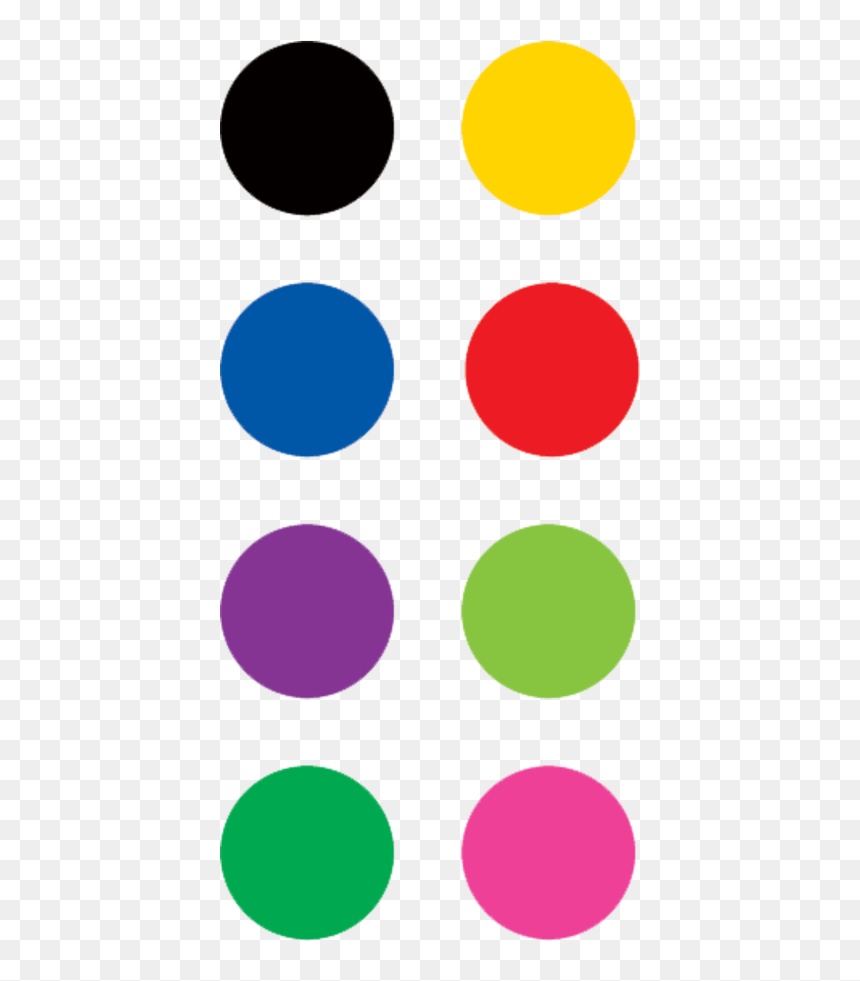
#> input picture images/circles4.png, 860 x 981 px
$ python HoughCirles.py
#> lines starting #> are read from the running program, lines starting #| are printed output that depends on the picture; after the words box and inside, x2 and y2 are one past the last pixel; in counts of white or black regions, pixels touching at a corner belong together
# Circle Detection - Hough circles
#
# **cv2.HoughCircles**(image, method, dp, MinDist, param1, param2, minRadius, MaxRadius)
#
#
# - Method - currently only cv2.HOUGH_GRADIENT available - dp - Inverse ratio of accumulator resolution - MinDist -
# the minimum distance between the center of detected circles - param1 - Gradient value used in the edge detection -
# param2 - Accumulator threshold for the HOUGH_GRADIENT method (lower allows more circles to be detected (false
# positives)) - minRadius - limits the smallest circle to this size (via radius)
# - MaxRadius - similarly sets the limit for the largest circles
import cv2
import cv2 as cv
import numpy as np

image = cv.imread("images/circles4.png")
#> image is the input picture: shape (981, 860, 3); mean B, G, R 209.3, 213.9, 219.3
black = cv.cvtColor(image, cv.COLOR_BGR2GRAY)
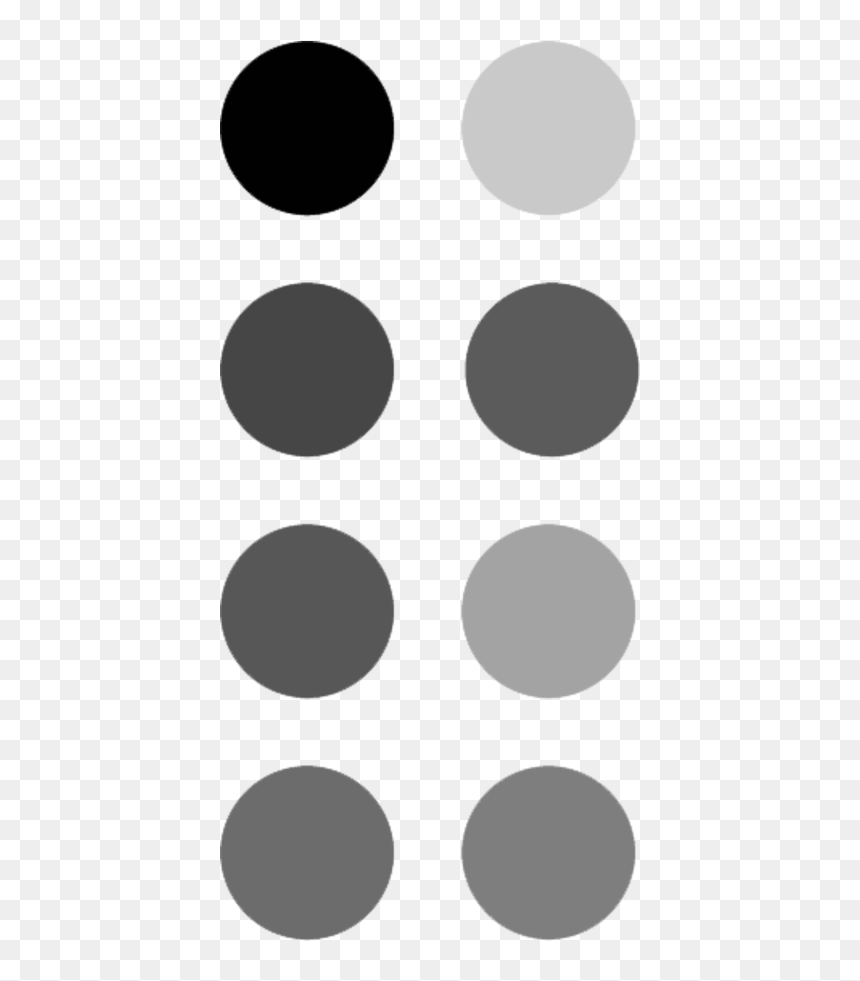
#> black: shape (981, 860); min 1, max 255, mean 215
k_size = 7  # this number has to be odd and less than 5
canny = cv.GaussianBlur(black, (k_size, k_size), 0)

# get the circles
circles = cv.HoughCircles(image=canny, method=cv.HOUGH_GRADIENT, dp=1.5, minDist=10, param1=100, param2=100,
                          minRadius=25)
#> circles = [[306.8, 611.2, 87.1], [306.8, 369.8, 87.25], [551.2, 369.8, 87.25], [548.2, 126.8, 86.5], [306.8, 126.8, 86.05], [548.2, 609.8, 86.05], [546.8, 852.8, 86.05], [308.2, 852.8, 88.15]]

circles = np.uint16(np.around(circles))
#> circles = [[307, 611, 87], [307, 370, 87], [551, 370, 87], [548, 127, 86], [307, 127, 86], [548, 610, 86], [547, 853, 86], [308, 853, 88]]
print("number of circles found =", len(circles[0]))
#| number of circles found = 8

for circle in circles[0, :]:
    cx = circle[0]
    cy = circle[1]
    radius = circle[2]
    cv2.circle(image, (cx, cy), 2, (255, 0, 100), 5)
    cv2.circle(image, (circle[0], circle[1]), circle[2], 255, 2)
    print("Radius = ", radius)
#> this loop made 8 passes
#| Radius =  87
#| Radius =  87
#| Radius =  87
#| Radius =  86
#| Radius =  86
#| Radius =  86
#| Radius =  86
#| Radius =  88
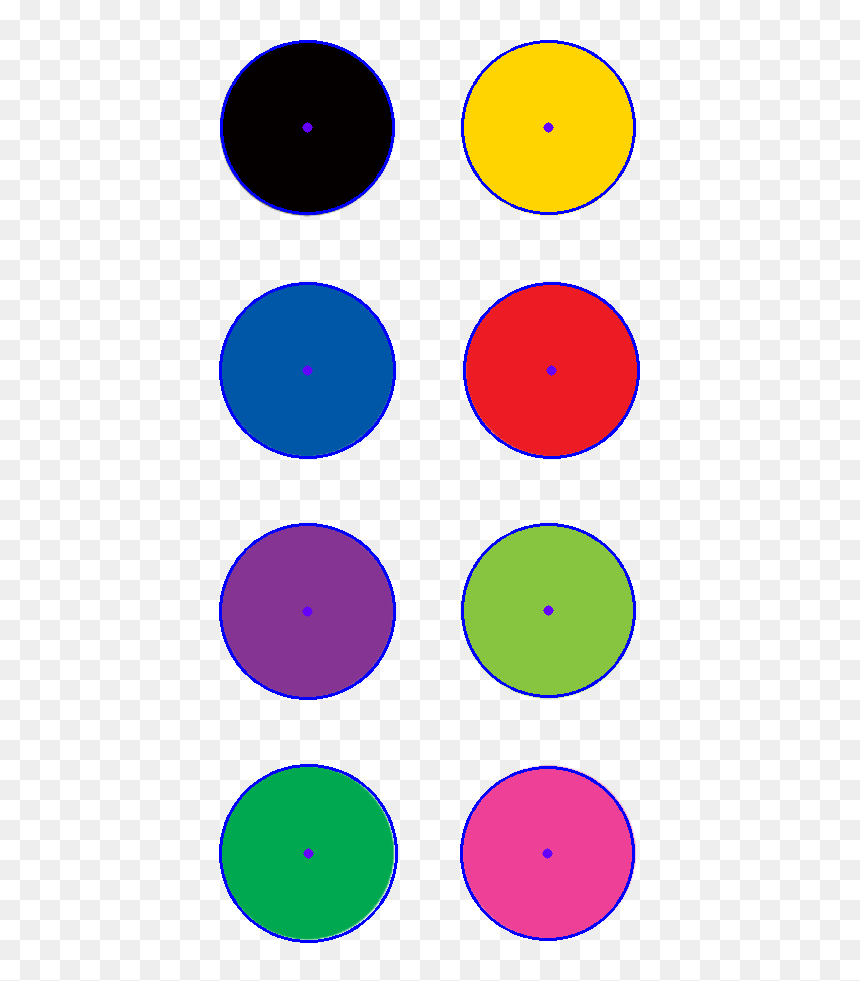
#> image: shape (981, 860, 3); 1.61% of pixels changed, all inside (x1, y1, x2, y2) = (219, 40, 640, 943)

cv2.imshow("Circles Image", image)
cv2.waitKey(0)
cv2.destroyAllWindows()

$ run again, with images/circles3.png copied over images/circles4.png
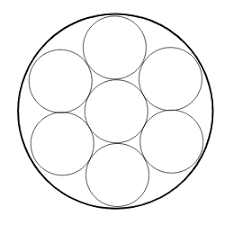
#> input picture images/circles3.png, 225 x 225 px
#> image is the input picture: shape (225, 225, 3); min 0, max 255, mean 246
#> `canny = cv.GaussianBlur(black, (k_size, k_size), 0)`:
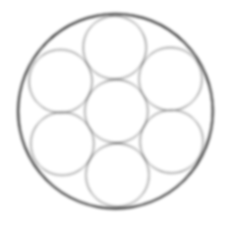
#> canny: shape (225, 225); min 123, max 255, mean 246
#> `circles = cv.HoughCircles(image=canny, method=cv.HOUGH_GRADIENT, dp=1...`: circles = [[114.8, 110.2, 95.95], [119.2, 119.2, 90.4], [62.25, 143.2, 29.95], [108.8, 120.8, 87.55], [123.8, 104.2, 88.45], [102.8, 107.2, 86.65], [114.8, 47.25, 29.65], [170.2, 78.75, 30.1], [107.2, 96.75, 80.2], [117.8, 174.8, 29.95], [60.75, 80.25, 33.85], [171.8, 141.8, 29.5]]
#> `circles = np.uint16(np.around(circles))`: circles = [[115, 110, 96], [119, 119, 90], [62, 143, 30], [109, 121, 88], [124, 104, 88], [103, 107, 87], [115, 47, 30], [170, 79, 30], [107, 97, 80], [118, 175, 30], [61, 80, 34], [172, 142, 30]]
#| number of circles found = 12
#> the loop `for circle in circles[0, :]:` made 12 passes
#> (printed output is left out)
#> after the loop `for circle in circles[0, :]:`:
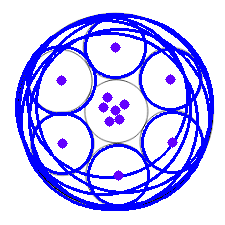
#> image: shape (225, 225, 3); mean B, G, R 252.6, 194.9, 196.6

$ run again, with images/butterfly.png copied over images/circles4.png
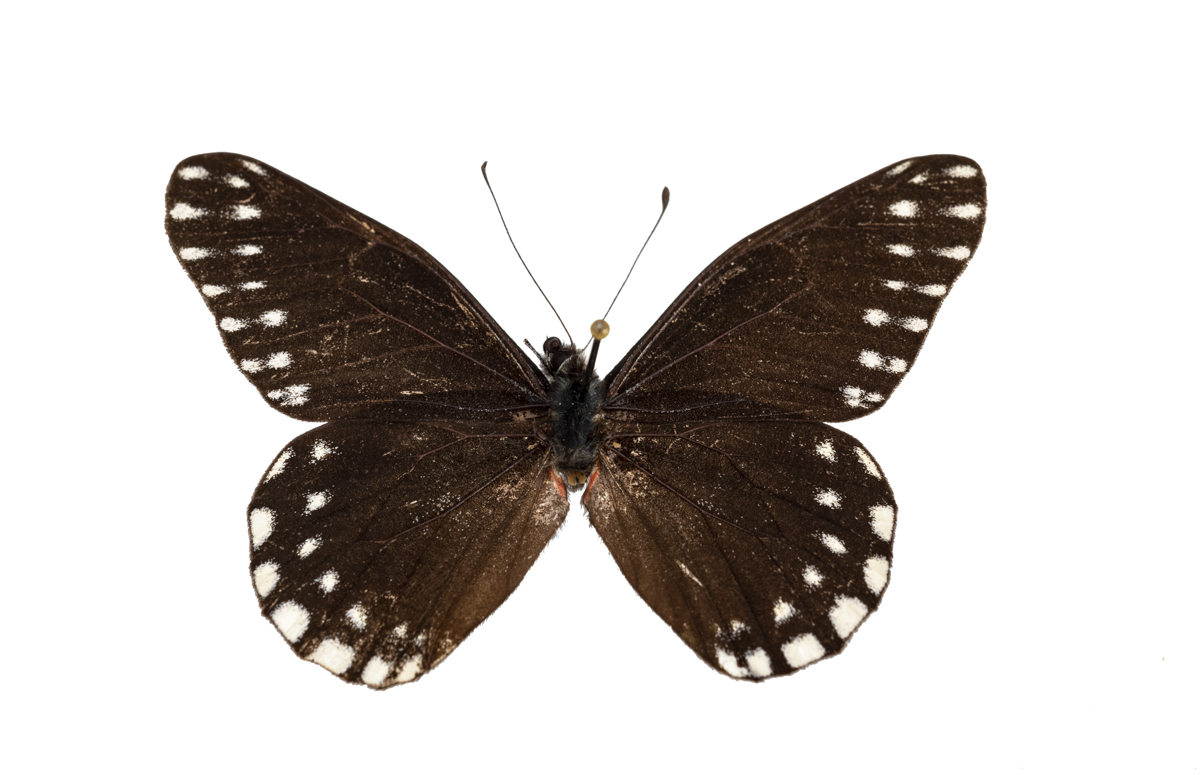
#> input picture images/butterfly.png, 1200 x 775 px
#> image is the input picture: shape (775, 1200, 3); mean B, G, R 194.3, 197.5, 201.9
#> `black = cv.cvtColor(image, cv.COLOR_BGR2GRAY)`:
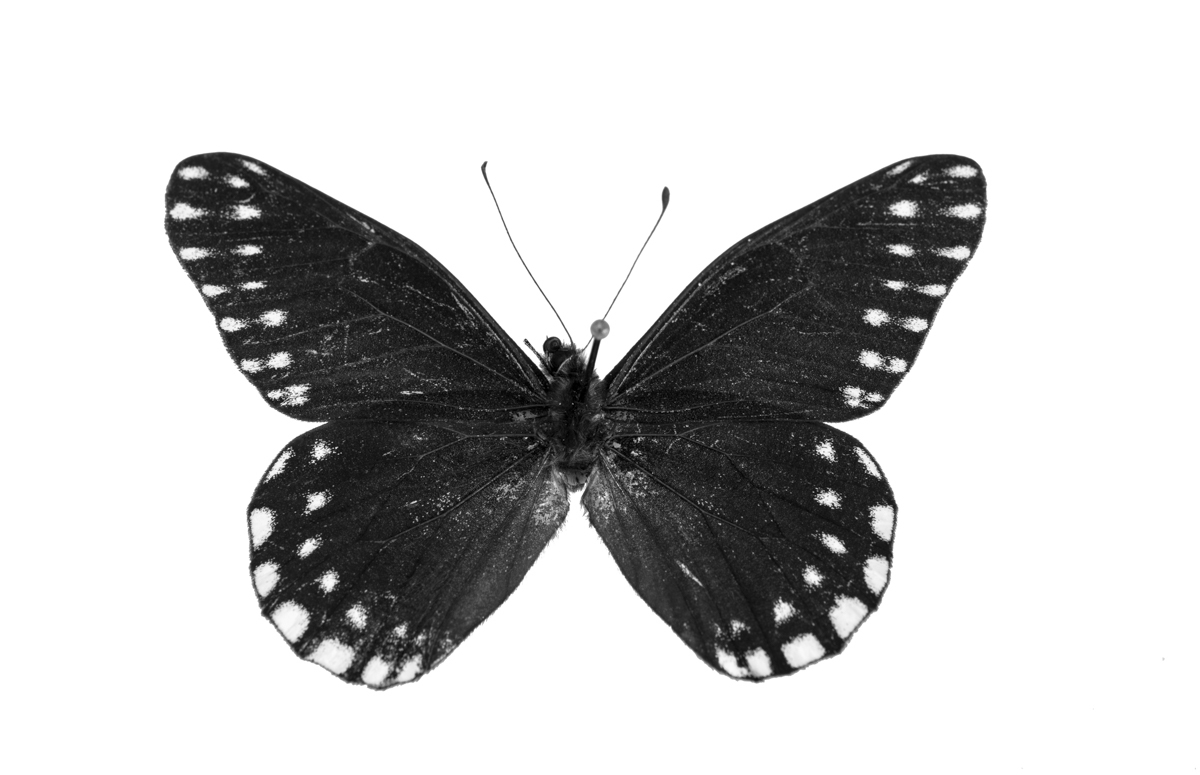
#> black: shape (775, 1200); min 0, max 255, mean 198.5
#> `circles = cv.HoughCircles(image=canny, method=cv.HOUGH_GRADIENT, dp=1...`: circles = 73 rows, first 8: [263.2, 462.8, 267.1], [242.2, 492.8, 303.2], [219.8, 516.8, 336], [870.8, 440.2, 239.2], [329.2, 470.2, 216.2], [209.2, 524.2, 349], [251.2, 476.2, 285.1], [384.8, 546.8, 137.6]
#> `circles = np.uint16(np.around(circles))`: circles = 73 rows, first 8: [263, 463, 267], [242, 493, 303], [220, 517, 336], [871, 440, 239], [329, 470, 216], [209, 524, 349], [251, 476, 285], [385, 547, 138]
#| number of circles found = 73
#> the loop `for circle in circles[0, :]:` made 73 passes
#> (printed output is left out)
#> after the loop `for circle in circles[0, :]:`:
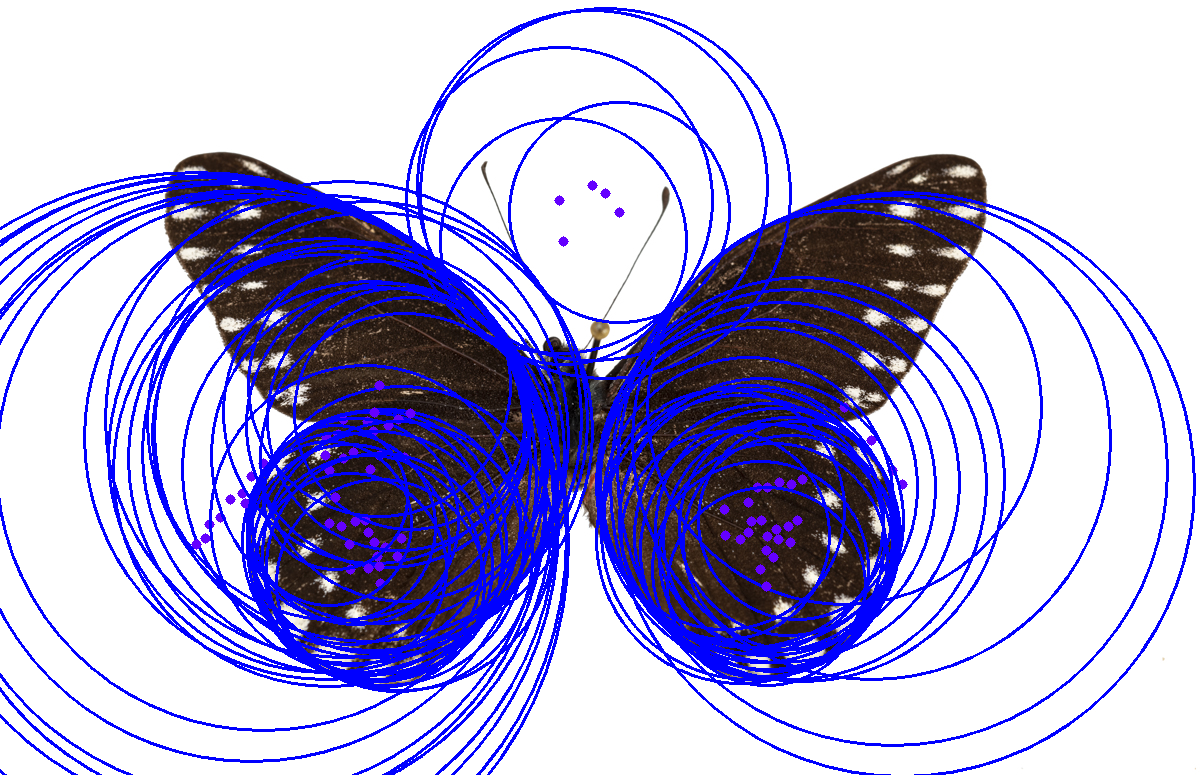
#> image: shape (775, 1200, 3); 17.29% of pixels changed, all inside (x1, y1, x2, y2) = (0, 7, 1196, 775)

$ run again, with images/circles.png copied over images/circles4.png
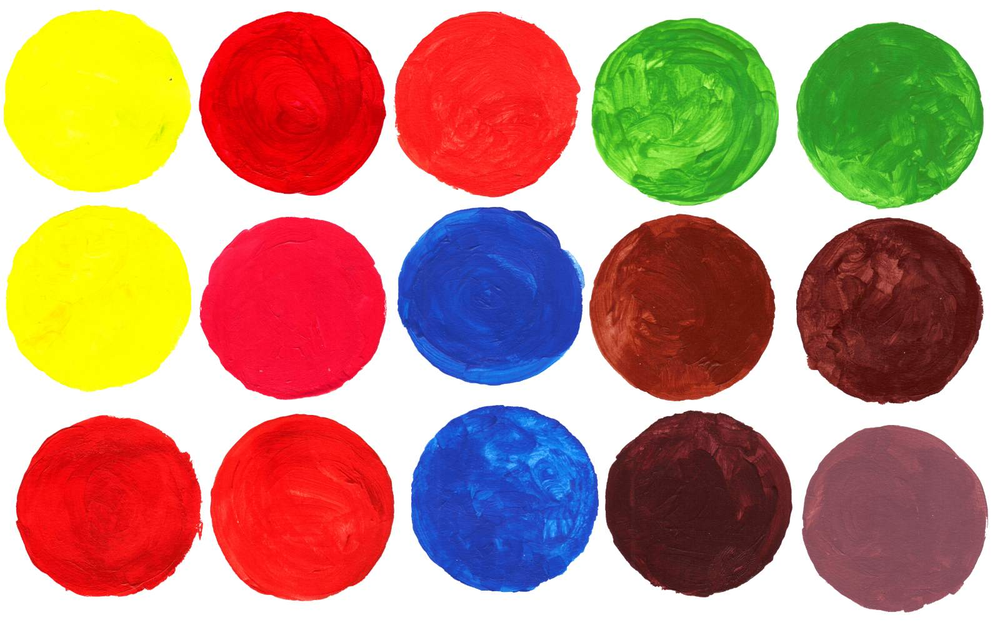
#> input picture images/circles.png, 1000 x 625 px, shrunk from 1600 x 1000 before the run
#> image is the input picture: shape (625, 1000, 3); mean B, G, R 124.3, 145.5, 191.8
#> `black = cv.cvtColor(image, cv.COLOR_BGR2GRAY)`:
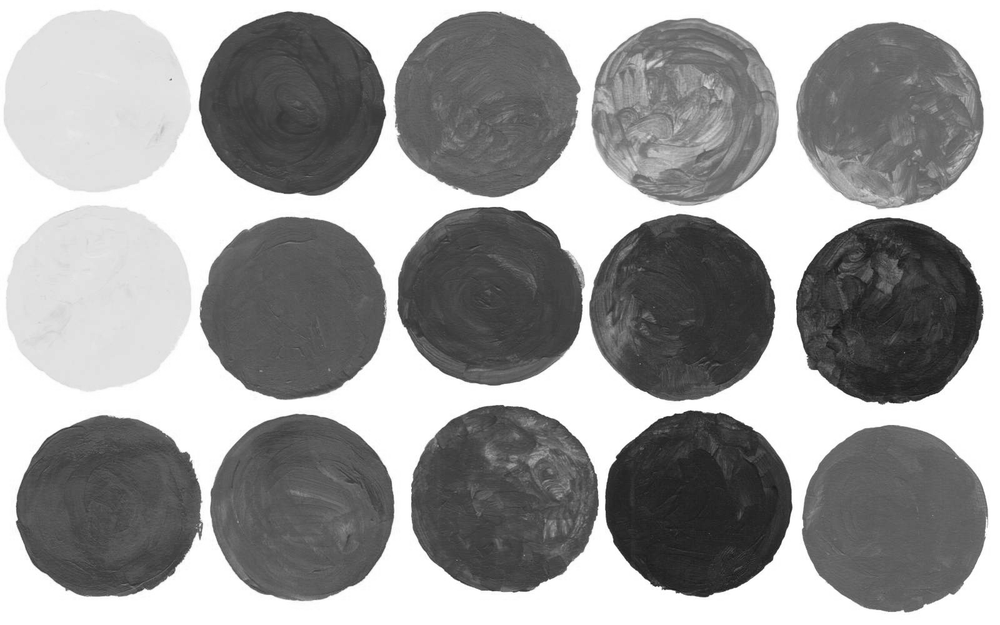
#> black: shape (625, 1000); min 21, max 255, mean 157
#> `circles = cv.HoughCircles(image=canny, method=cv.HOUGH_GRADIENT, dp=1...`: circles = 30 rows, first 8: [503.2, 498.8, 94], [291.8, 104.2, 92.95], [302.2, 507.8, 91.75], [894.8, 518.2, 93.7], [683.2, 111.8, 93.1], [699.8, 501.8, 91.15], [888.8, 116.2, 93.25], [681.8, 309.8, 92.35]
#> `circles = np.uint16(np.around(circles))`: circles = 30 rows, first 8: [503, 499, 94], [292, 104, 93], [302, 508, 92], [895, 518, 94], [683, 112, 93], [700, 502, 91], [889, 116, 93], [682, 310, 92]
#| number of circles found = 30
#> the loop `for circle in circles[0, :]:` made 30 passes
#> (printed output is left out)
#> after the loop `for circle in circles[0, :]:`:
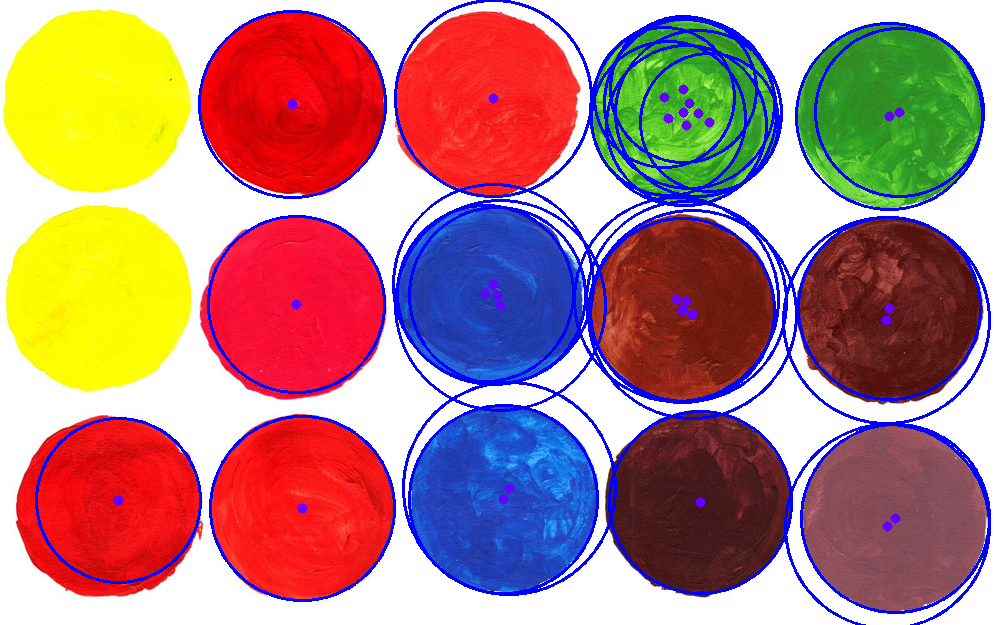
#> image: shape (625, 1000, 3); 7.36% of pixels changed, all inside (x1, y1, x2, y2) = (35, 0, 991, 625)
